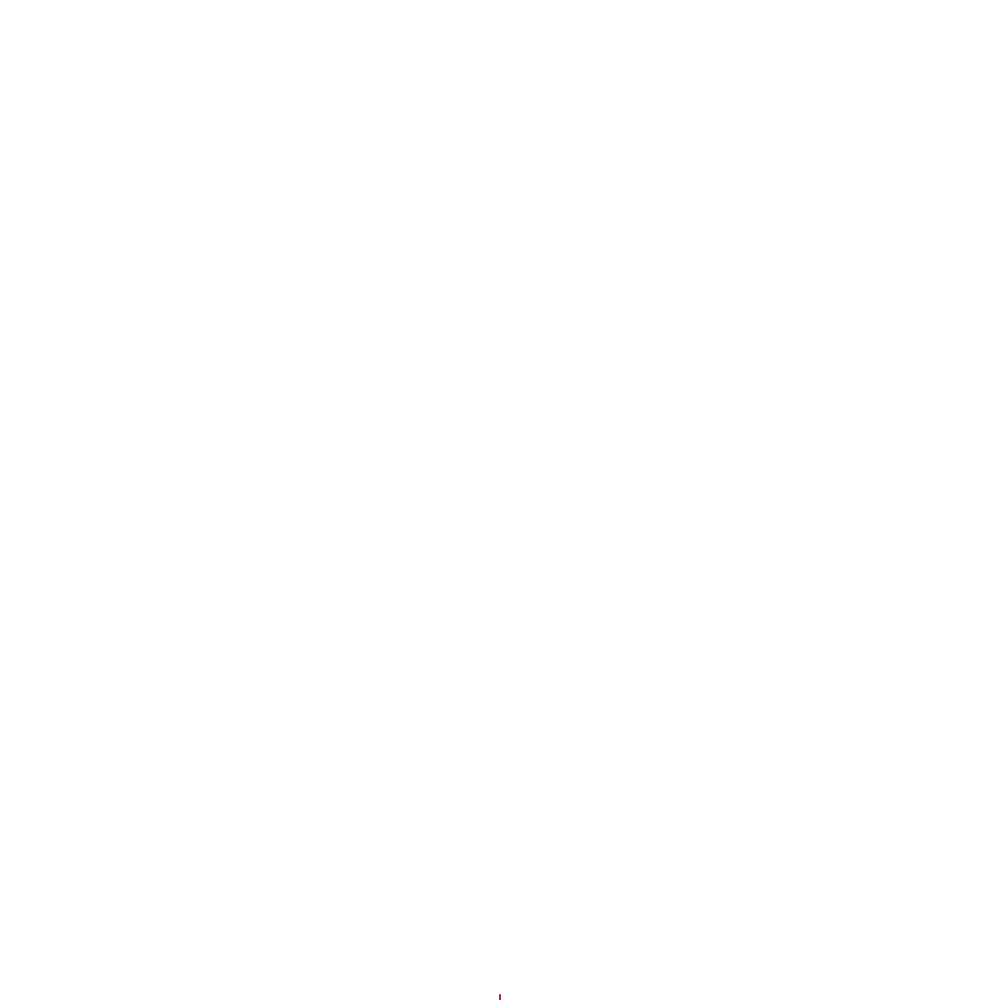
Frame 1 (no input)
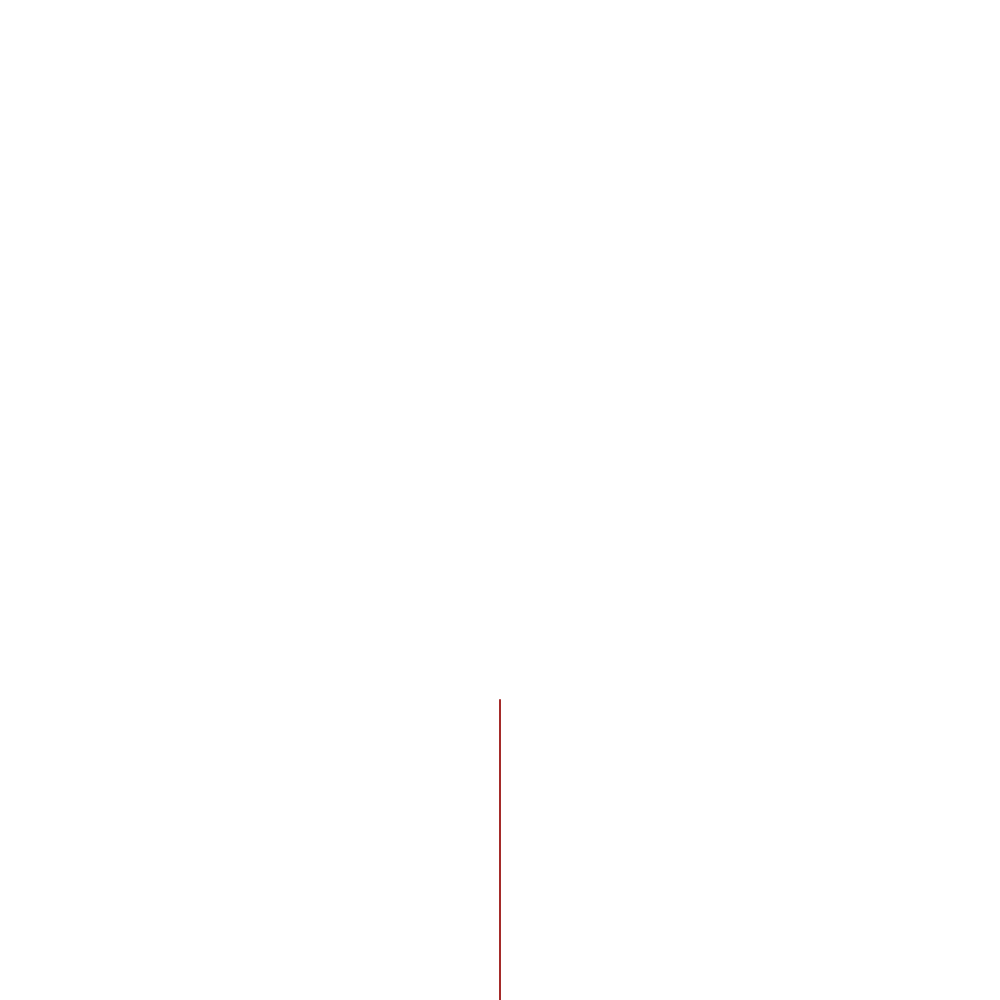
Frame 60 (no input)
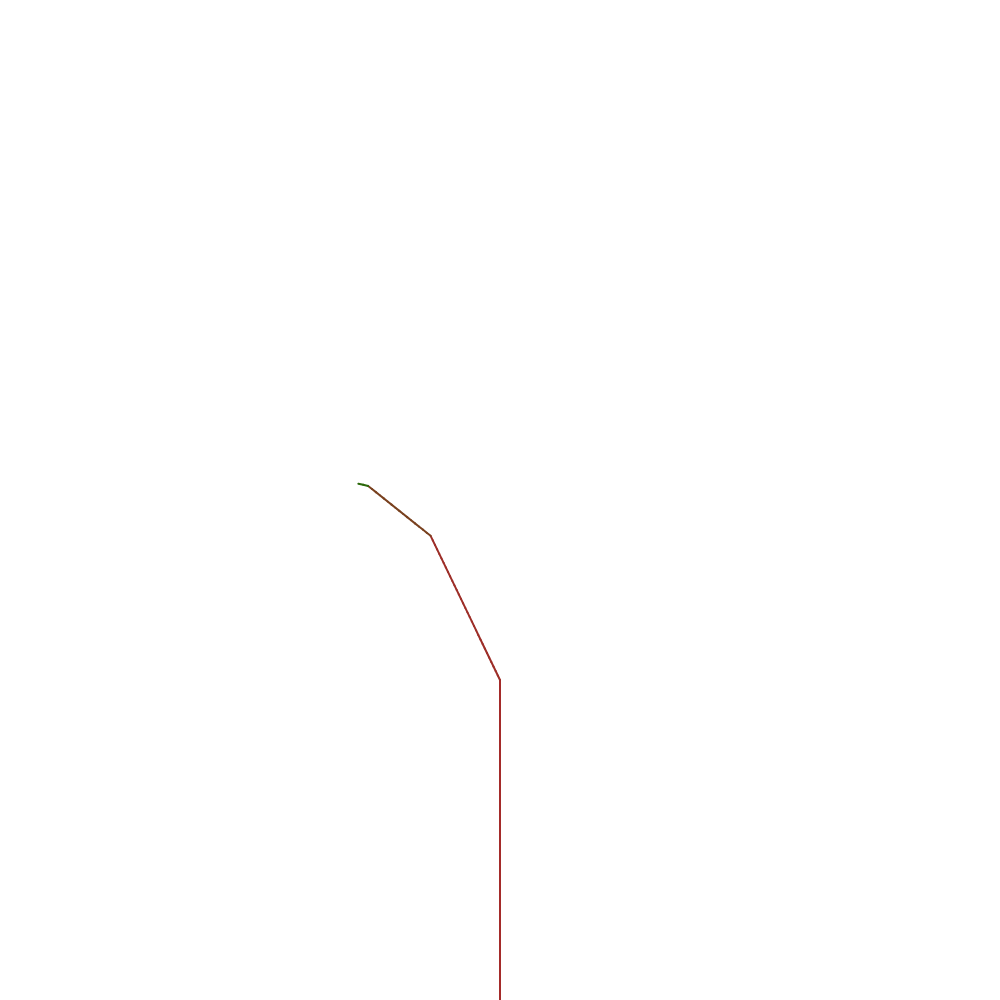
Frame 120 (the mouse pressed at the canvas centre since frame 60)

The p5.js sketch that drew these frames (run headless with seeded random() and noise() and a simulated clock; from frame 60 on, the mouse is pressed at the canvas centre):

// p5.js sketch
// ── sketch.js
// symmetric fern

let s = 'X'; // the string we will manipulate
let x, y, th; // xy coordinates and angle of travel
let brown, green; // colors to lerp between
let t = -5;

function setup() {
    // set some drawing parameters
    createCanvas(1000, 1000);
    background("white");
    strokeWeight(2);
    angleMode(DEGREES);
    // use the grammar to generate a string
    console.log('generating...');
    for (let iter = 0; iter < 7; iter++) {
        let next = '';
        for (let i = 0; i < s.length; i++) {
            let c = s.charAt(i);
            if (c === 'X') {
                next += 'F[+X][-X]FX';
            } else if (c === 'F') {
                next += 'FF';
            } else {
                next += c;
            }
        }
        s = next;
        console.log(s);
    }
    // start at the bottom middle
    x = width / 2;
    y = height;
    // start pointing up
    th = 90;

    brown = color("brown");
    green = color("green");
}

let i = 0; // string index
let stack = []; // to store configs when encountering brackets
const dl = 5; // forward draw distance (pixels)
const dth = 25.7; // rotation angle (degrees)

function draw() {
    let c = s.charAt(i);
    if (c === 'F') {
        // draw forward
        let xp = x + dl * cos(th);
        let yp = y - dl * sin(th);
        stroke(lerpColor(brown, green, sigmoid(t)));
        line(x, y, xp, yp);
        x = xp;
        y = yp;
    } else if (c === '-') {
        // rotate left
        th -= dth;
    } else if (c === '+') {
        // rotate right
        th += dth;
    } else if (c === '[') {
        // save current config
        stack.push([x, y, th]);
        t += 2;
    } else if (c === ']') {
        // get last saved config
        [x, y, th] = stack.pop();
        t -= 2;
    }

    i++;
    if (i == s.length) {
        i = 0;
        // clear the screen and reset coords
        background("white");
        console.log('reseting...');
        x = width / 2;
        y = height;
        th = 90;
    }
}


function sigmoid(x) {
    return 1 / (1 + exp(-x));
}
